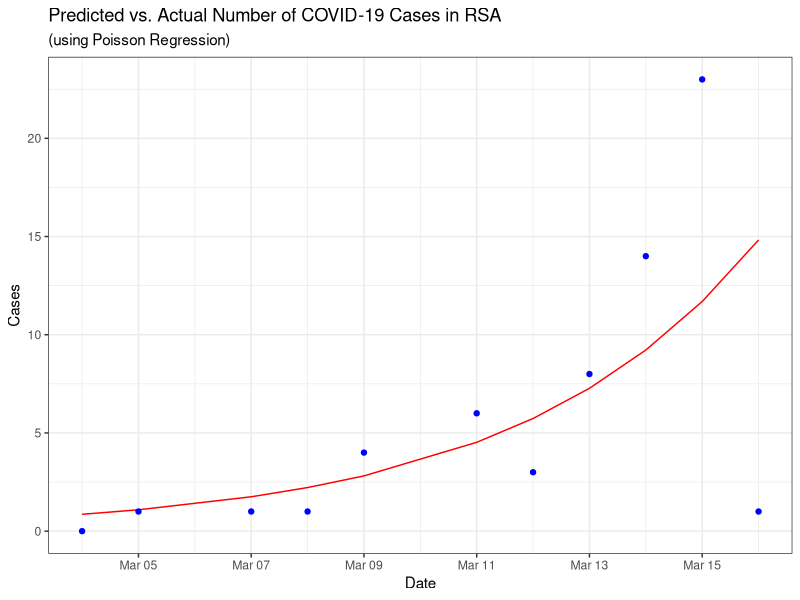
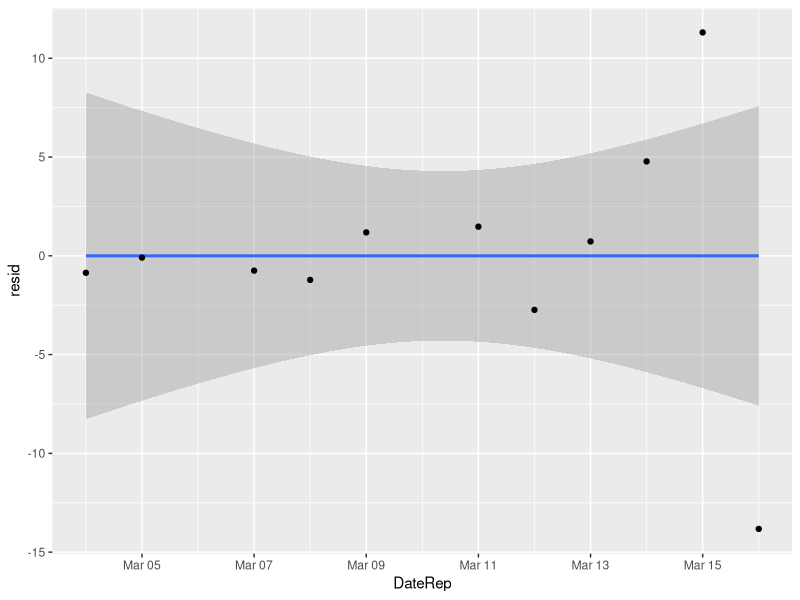
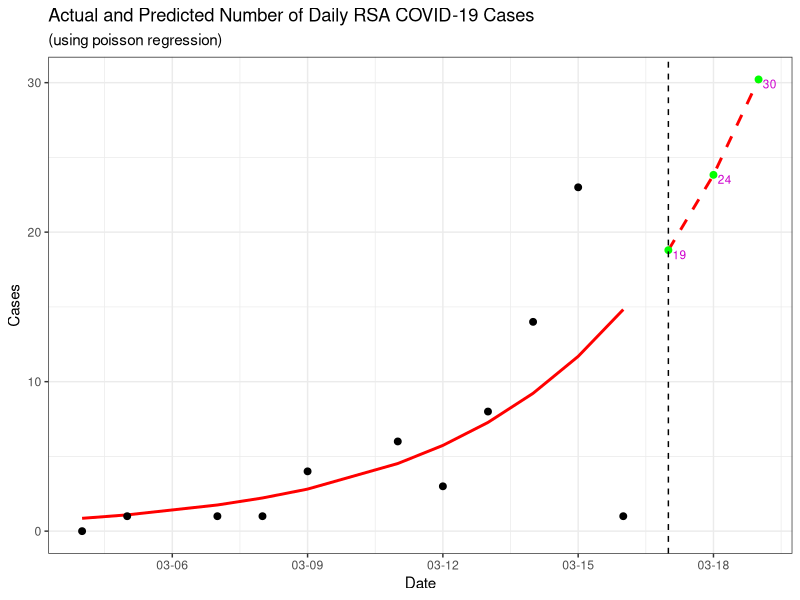
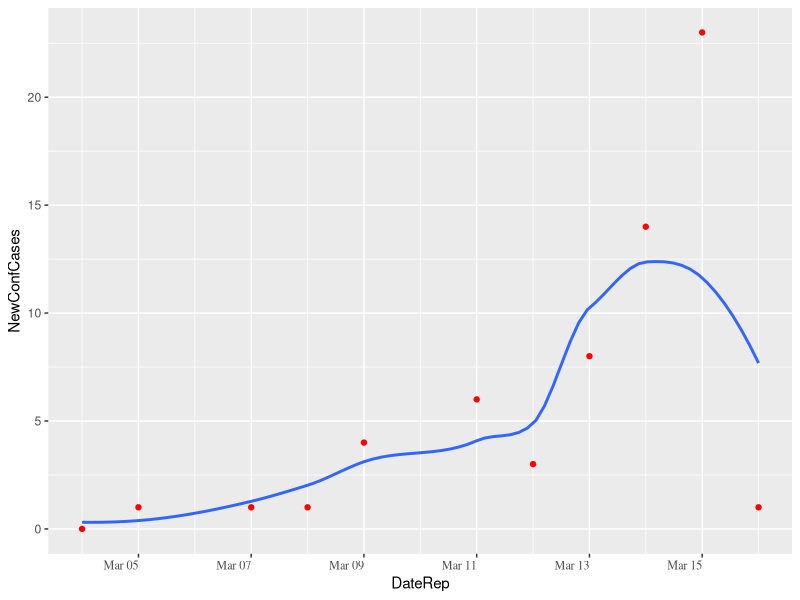
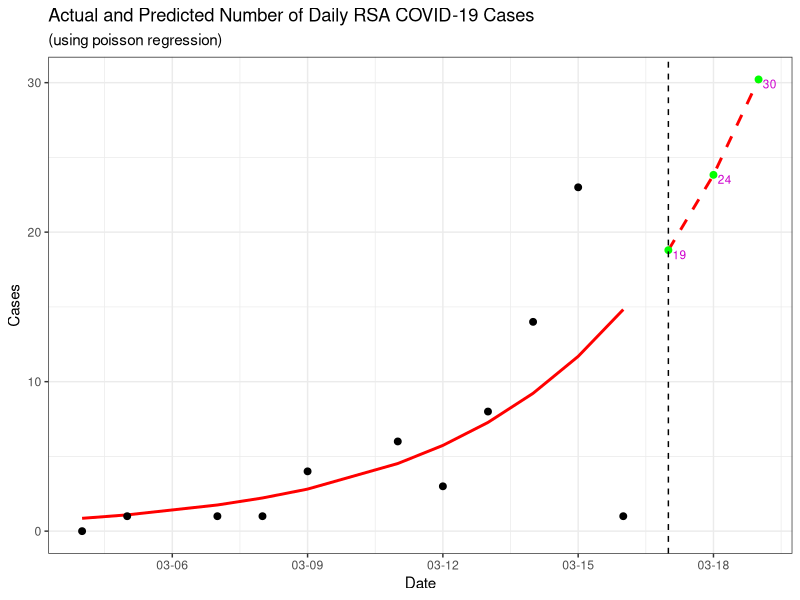

Reproduce these figures in R, in order.
## COVID-19 prediction data 

# Packages 
library(readxl)
library(tidyverse)
library(stats)
library(scales)

# Data

rsa <- read_excel("COVID_RSA.xlsx")

# Country DF South Africa and checking the totals

sum(rsa$NewConfCases)

# Poisson model

rsa_glm <- glm(data = rsa, NewConfCases~DateRep, family="poisson")

rsa$predicted <- predict(object = rsa_glm, newdata=rsa, type="response")

rsa$resid <- rsa$NewConfCases - rsa$predicted

ggplot(rsa) +
  geom_line(aes(x=DateRep,y=predicted),col="red") +
  geom_point(aes(x=DateRep,y=NewConfCases),col="blue") +
  labs(x="Date",y="Cases") +
  labs(subtitle="(using Poisson Regression)",title="Predicted vs. Actual Number of COVID-19 Cases in RSA") +
  theme(plot.title=element_text(hjust=0.5,face="bold")) +
  theme(axis.text.x = element_text(hjust=1),plot.subtitle = element_text(hjust=0.5)) +
  theme_bw()

# Future values
future <- data.frame(DateRep=seq(as.Date("2020-03-17", "%Y-%m-%d"), as.Date("2020-06-30", "%Y-%m-%d"), by="days"))

future$DateRep <- as.POSIXct(future$DateRep, "%Y-%m-%d")

future$futurepredicted <- predict(object = rsa_glm, newdata=future, type="response")

# Residual testing
ggplot(rsa) +
  geom_smooth(aes(x=DateRep, y=resid),method="lm") +
  geom_point(aes(x=DateRep, y=resid))

# Past and future poisson
futurersa <- dplyr::bind_rows(rsa, future)
futurersa <- futurersa[futurersa$DateRep < "2020-03-20",]
futurersa$DateRep <- as.Date(futurersa$DateRep)

ggplot(futurersa) +
  geom_line(aes(x=DateRep, y=predicted), col="red", size=1) +
  geom_line(aes(x=DateRep, y=futurepredicted),linetype="dashed", col="red", size=1) +
  geom_point(aes(x=DateRep, y=futurepredicted), col="green", size=2) +
  geom_point(aes(x=DateRep, y=NewConfCases), col="black", size=2) +
  labs(x="Date", y="Cases") +
  labs(subtitle="(using poisson regression)",title="Actual and Predicted Number of Daily RSA COVID-19 Cases") +
  theme(plot.title = element_text(hjust=0.5, face="bold", family = "serif")) +
  theme(axis.text.x = element_text(hjust=1, family = "serif"), 
        plot.subtitle = element_text(hjust=0.5, family = "serif")) +
  geom_text(aes(x=DateRep, y=futurepredicted, label=round(futurepredicted,0)), vjust = 1, 
            hjust=-0.3, size = 3,col="magenta3") +
  geom_vline(xintercept = as.numeric(as.Date("2020-03-17")), linetype="dashed") +
  scale_x_date(date_labels="%m-%d", date_breaks="3 days") +
  theme_bw()
ggsave("coronaRSA.png")

# Localized by points model
ggplot(rsa) +
  geom_point(aes(x=DateRep,y=NewConfCases),col="red") +
  geom_smooth(aes(x=DateRep,y=NewConfCases),se=F) +
  theme(axis.text.x = element_text(hjust=1, family = "serif"))




